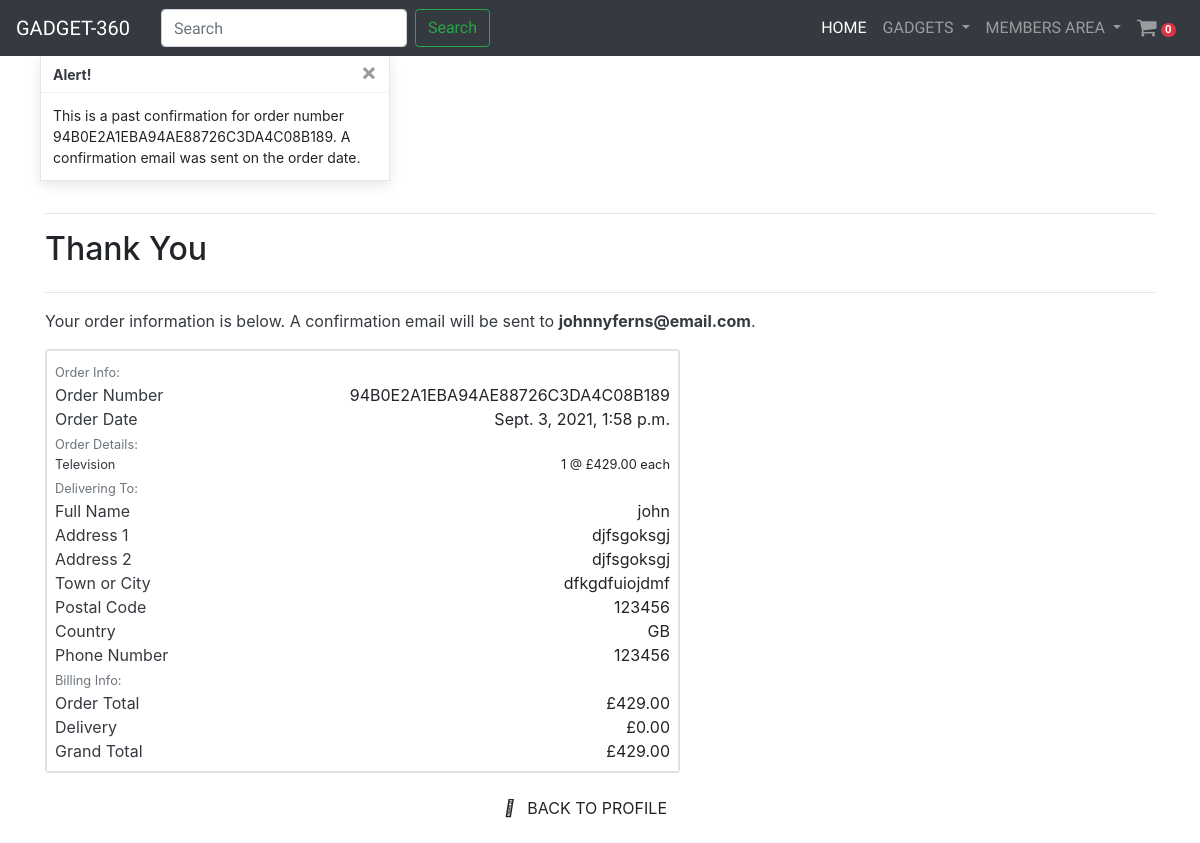
Screenshot of /profile/order_history/94B0E2A1EBA94AE88726C3DA4C08B189 with the database file from the repository.
### checkout/models.py (models this page shows, shortened)
class Order(models.Model):
    order_number = models.CharField(max_length=32, null=False, editable=False)
    user_profile = models.ForeignKey(UserAccount, on_delete=models.SET_NULL, null=True, blank=True, related_name='orders')
    full_name = models.CharField(max_length=50, null=False, blank=False)
    email = models.EmailField(max_length=254, null=False, blank=False)
    phone_number = models.CharField(max_length=20, null=False, blank=False)
    country = CountryField(blank_label='Country *', null=False, blank=False)
    postcode = models.CharField(max_length=20, null=True, blank=True)
    town_or_city = models.CharField(max_length=40, null=False, blank=False)
    street_address1 = models.CharField(max_length=80, null=False, blank=False)
    street_address2 = models.CharField(max_length=80, null=True, blank=True)
    county = models.CharField(max_length=80, null=True, blank=True)
    date = models.DateTimeField(auto_now_add=True)
    delivery_cost = models.DecimalField(max_digits=6, decimal_places=2,
                                        null=False, default=0)
    order_total = models.DecimalField(max_digits=10, decimal_places=2,
                                      null=False, default=0)
    grand_total = models.DecimalField(max_digits=10, decimal_places=2,
                                      null=False, default=0)
    original_cart = models.TextField(null=False, blank=False, default='')
    stripe_pid = models.CharField(max_length=254, null=False, blank=False,
                                  default='')

class OrderLineItem(models.Model):
    order = models.ForeignKey(Order, null=False, blank=False,
                              on_delete=models.CASCADE,
                              related_name='lineitems')
    product = models.ForeignKey(Product, null=False, blank=False,
                                on_delete=models.CASCADE)
    quantity = models.IntegerField(null=False, blank=False, default=0)
    lineitem_total = models.DecimalField(max_digits=6, decimal_places=2,
                                         null=False, blank=False,
                                         editable=False)

### gadget/models.py (models this page shows, shortened)
class Product(models.Model):
    name = models.ForeignKey(
        Category, on_delete=models.CASCADE, related_name='category_name')
    title = models.CharField(max_length=50, null=False, blank=False)
    description = models.TextField(blank=False, null=False)
    asin = models.CharField(
        max_length=10, primary_key=True, null=False, blank=False)
    price = models.DecimalField(
        max_digits=6, decimal_places=2, null=False, blank=False)
    quantity = models.IntegerField(default=0)
    image = models.ImageField(null=True, blank=True)
    image_url = models.CharField(max_length=50, null=True, blank=True)

class Category(models.Model):
    name = models.CharField(max_length=30, blank=False, null=False)
    def __str__(self):
        return self.name

### useraccount/views.py (the view)
# urls.py: path('order_history/<order_number>', views.order_history,
def order_history(request, order_number):
    order = get_object_or_404(Order, order_number=order_number)
    messages.info(request, (
        f'This is a past confirmation for order number {order_number}. '
        'A confirmation email was sent on the order date.'
    ))
    template = 'checkout/checkout_success.html'
    context = {
        'order': order,
        'from_profile': True,
    }
    return render(request, template, context)

### cart/context.py (called while the page is built, shortened)
def cartItems(request):
    cart_items = []
    total = 0
    item_count = 0
    cart = request.session.get('cart', {})
    if total < settings.MINIMUM_PURCHASE_LIMIT:
        delivery = total * Decimal(settings.STANDARD_DELIVERY_RATE / 100)
        free_delivery_target = settings.MINIMUM_PURCHASE_LIMIT - total
    else:
        delivery = 0
        free_delivery_target = 0
    grand_total = delivery + total
    context = {
        "cart_items": cart_items,
        "total": total,
        "item_count": item_count,
        "delivery": delivery,
        "free_delivery_target": free_delivery_target,
        "free_delivery_limit": settings.MINIMUM_PURCHASE_LIMIT,
        "grand_total": grand_total
    }
    return context

### gadget/category_context.py (called while the page is built)
def category_navbar(request):
    categories = Category.objects.all()
    context = {
        'categories': categories
    }
    return context

### checkout/templates/checkout/checkout_success.html (shortened to what this page needs)
{% extends 'home/base.html' %}
{% block content %}
    <div class="container">
        <div class="row">
            <div class="col">
                <hr>
                <h2 class="logo-font mb-4">Thank You</h2>
                <hr>
                <p class="text-dark">Your order information is below. A confirmation email will be sent to <strong>{{ order.email }}</strong>.</p>
            </div>
        </div>
        <div class="row">
            <div class="col-12 col-lg-7">
                <div class="card">
                    <div class="order-confirmation-wrapper p-2 border">
                        <div class="row">
                            <div class="col">
                                <small class="text-muted">Order Info:</small>
                            </div>
                        </div>
                        <div class="row">
                            <div class="col-12 col-md-4">
                                <p class="mb-0 text-dark fw-bold">Order Number</p>
                            </div>
                            <div class="col-12 col-md-8 text-md-right">
                                <p class="mb-0">{{ order.order_number }}</p>
                            </div>
                        </div>
                        <div class="row">
                            <div class="col-12 col-md-4">
                                <p class="mb-0 text-dark fw-bold">Order Date</p>
                            </div>
                            <div class="col-12 col-md-8 text-md-right">
                                <p class="mb-0">{{ order.date }}</p>
                            </div>
                        </div>
                        <div class="row">
                            <div class="col">
                                <small class="text-muted">Order Details:</small>
                            </div>
                        </div>
                        {% for item in order.lineitems.all %}
                        <div class="row">
                            <div class="col-12 col-md-4">
                                <p class="small mb-0 text-dark fw-bold">
                                    {{ item.product.name }}{% if item.product_size %} - Size {{ item.product.size|upper }}{% endif %}
                                </p>
                            </div>
                            <div class="col-12 col-md-8 text-md-right">
                                <p class="small mb-0">{{ item.quantity }} @ £{{ item.product.price }} each</p>
                            </div>
                        </div>
                        {% endfor %}
                        <div class="row">
                            <div class="col">
                                <small class="text-muted">Delivering To:</small>
                            </div>
                        </div>
                        <div class="row">
                            <div class="col-12 col-md-4">
                                <p class="mb-0 text-dark fw-bold">Full Name</p>
                            </div>
                            <div class="col-12 col-md-8 text-md-right">
                                <p class="mb-0">{{ order.full_name }}</p>
                            </div>
                        </div>
                        <div class="row">
                            <div class="col-12 col-md-4">
                                <p class="mb-0 text-dark fw-bold">Address 1</p>
                            </div>
                            <div class="col-12 col-md-8 text-md-right">
                                <p class="mb-0">{{ order.street_address1 }}</p>
                            </div>
                        </div>
                        {% if order.street_address2 %}
                        <div class="row">
                            <div class="col-12 col-md-4">
                                <p class="mb-0 text-dark fw-bold">Address 2</p>
                            </div>
                            <div class="col-12 col-md-8 text-md-right">
                                <p class="mb-0">{{ order.street_address1 }}</p>
                            </div>
                        </div>
                        {% endif %}
                        <div class="row">
                            <div class="col-12 col-md-4">
                                <p class="mb-0 text-dark fw-bold">Town or City</p>
                            </div>
                            <div class="col-12 col-md-8 text-md-right">
                                <p class="mb-0">{{ order.town_or_city }}</p>
                            </div>
                        </div>
                        {% if order.postcode %}
                        <div class="row">
                            <div class="col-12 col-md-4">
                                <p class="mb-0 text-dark fw-bold">Postal Code</p>
                            </div>
                            <div class="col-12 col-md-8 text-md-right">
                                <p class="mb-0">{{ order.postcode }}</p>
                            </div>
                        </div>
                        {% endif %}
                        <div class="row">
                            <div class="col-12 col-md-4">
                                <p class="mb-0 text-dark fw-bold">Country</p>
                            </div>
                            <div class="col-12 col-md-8 text-md-right">
                                <p class="mb-0">{{ order.country }}</p>
                            </div>
                        </div>
                        <div class="row">
                            <div class="col-12 col-md-4">
                                <p class="mb-0 text-dark fw-bold">Phone Number</p>
                            </div>
                            <div class="col-12 col-md-8 text-md-right">
                                <p class="mb-0">{{ order.phone_number }}</p>
                            </div>
                        </div>
                        <div class="row">
                            <div class="col">
                                <small class="text-muted">Billing Info:</small>
                            </div>
                        </div>
                        <div class="row">
                            <div class="col-12 col-md-4">
                                <p class="mb-0 text-dark fw-bold">Order Total</p>
                            </div>
                            <div class="col-12 col-md-8 text-md-right">
                                <p class="mb-0">£{{ order.order_total }}</p>
                            </div>
                        </div>
                        <div class="row">
                            <div class="col-12 col-md-4">
                                <p class="mb-0 text-dark fw-bold">Delivery</p>
                            </div>
                            <div class="col-12 col-md-8 text-md-right">
                                <p class="mb-0">£{{ order.delivery_cost }}</p>
                            </div>
                        </div>
                        <div class="row">
                            <div class="col-12 col-md-4">
                                <p class="mb-0 text-dark fw-bold">Grand Total</p>
                            </div>
                            <div class="col-12 col-md-8 text-md-right">
                                <p class="mb-0">£{{ order.grand_total }}</p>
                            </div>
                        </div>
                    </div>
                </div>
            </div>
        </div>
        <div class="row">
			<div class="col-12 col-lg-7 text-right">
                {% if from_profile %}
                    <a href="{% url 'profile' %}" class="btn shopping-btn my-3 my-2">
                        <span class="icon mr-2">
                            <i class="fas fa-angle-left"></i>
                        </span>
                        <span class="text-uppercase">Back to Profile</span>
                    </a>
                {% endif %}
			</div>
		</div>
    </div>
{% endblock %}

### rows the page displays
Order: email "johnnyferns@email.com", order_number "94B0E2A1EBA94AE88726C3DA4C08B189", date "Sept. 3, 2021, 1:58 p.m.", full_name "john", street_address1 "djfsgoksgj", town_or_city "dfkgdfuiojdmf", postcode "123456", country "GB", phone_number "123456", order_total "429.00", delivery_cost "0.00", grand_total "429.00"
OrderLineItem: product.name "Television", quantity "1", product.price "429.00"

### other values shown
{{ item_count }} "0"
{{ message }} "This is a past confirmation for order number 94B0E2A1EBA94AE88726C3DA4C08B189. A confirmation email was sent on the order date."
